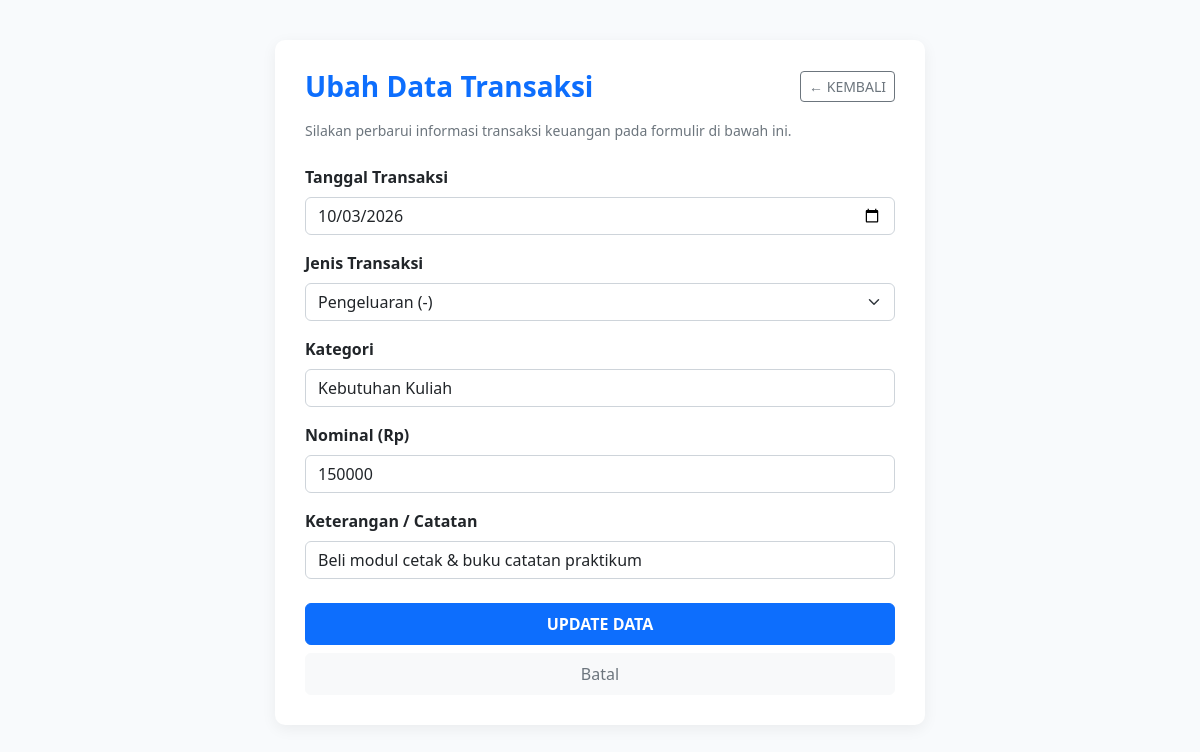
The app's page /ubah.php?id=2 with its own data.
### tables this page shows
CREATE TABLE IF NOT EXISTS `catatan_keuangan` (
  `id` int(11) NOT NULL AUTO_INCREMENT,
  `tanggal` date NOT NULL,
  `jenis` varchar(20) NOT NULL,
  `kategori` varchar(50) NOT NULL,
  `nominal` int(11) NOT NULL,
  `keterangan` varchar(255) NOT NULL,
  PRIMARY KEY (`id`)
);

### ubah.php (the view, shortened to what this page needs)
<!DOCTYPE html>
<html>
<head>
    <link href="https://cdn.jsdelivr.net/npm/bootstrap@5.2.2/dist/css/bootstrap.min.css" rel="stylesheet">
</head>
<body>
    <div class="container">
        <div class="form-box">
            <div class="d-flex justify-content-between align-items-center mb-3">
                <h3 class="text-primary fw-bold mb-0">Ubah Data Transaksi</h3>
                <a href="index.php" class="btn btn-outline-secondary btn-sm">&larr; KEMBALI</a>
            </div>
            <p class="text-muted small mb-4">Silakan perbarui informasi transaksi keuangan pada formulir di bawah ini.</p>
            <?php
            include 'koneksi.php';
            $id = $_GET['id'];
            $data = mysqli_query($koneksi, "select * from catatan_keuangan where id='$id'");
            while($d = mysqli_fetch_array($data)){
                ?>
                <form method="post" action="update.php">
                    <div class="mb-3">
                        <label class="form-label fw-semibold">Tanggal Transaksi</label>
                        <input type="date" name="tanggal" class="form-control" value="<?php echo $d['tanggal']; ?>" required>
                    </div>
                    <div class="mb-3">
                        <label class="form-label fw-semibold">Jenis Transaksi</label>
                        <select name="jenis" class="form-select" required>
                            <option value="Pengeluaran" <?php if($d['jenis'] == 'Pengeluaran') echo 'selected'; ?>>Pengeluaran (-)</option>
                        </select>
                    </div>
                    <div class="mb-3">
                        <label class="form-label fw-semibold">Kategori</label>
                        <input type="text" name="kategori" class="form-control" value="<?php echo $d['kategori']; ?>" required>
                    </div>
                    <div class="mb-3">
                        <label class="form-label fw-semibold">Nominal (Rp)</label>
                        <input type="number" name="nominal" class="form-control" value="<?php echo $d['nominal']; ?>" min="1" required>
                    </div>
                    <div class="mb-4">
                        <label class="form-label fw-semibold">Keterangan / Catatan</label>
                        <input type="text" name="keterangan" class="form-control" value="<?php echo $d['keterangan']; ?>" required>
                    </div>
                    <div class="d-grid gap-2">
                        <button type="submit" class="btn btn-primary py-2 fw-semibold">UPDATE DATA</button>
                        <a href="index.php" class="btn btn-light text-secondary py-2">Batal</a>
                    </div>
                </form>
                <?php
            }
            ?>
        </div>
    </div>
</body>
</html>

### ubah.php (style rules this page uses)
body { background-color: #f8fafc; font-family: 'Segoe UI', Tahoma, Geneva, Verdana, sans-serif; }
.form-box { background: #ffffff; border-radius: 10px; box-shadow: 0 4px 15px rgba(0,0,0,0.06); padding: 30px; max-width: 650px; margin: 40px auto; }

### records on screen
catatan_keuangan: tanggal "10/03/2026", jenis "Pengeluaran (-)", kategori "Kebutuhan Kuliah", nominal "150000", keterangan "Beli modul cetak & buku catatan praktikum"
